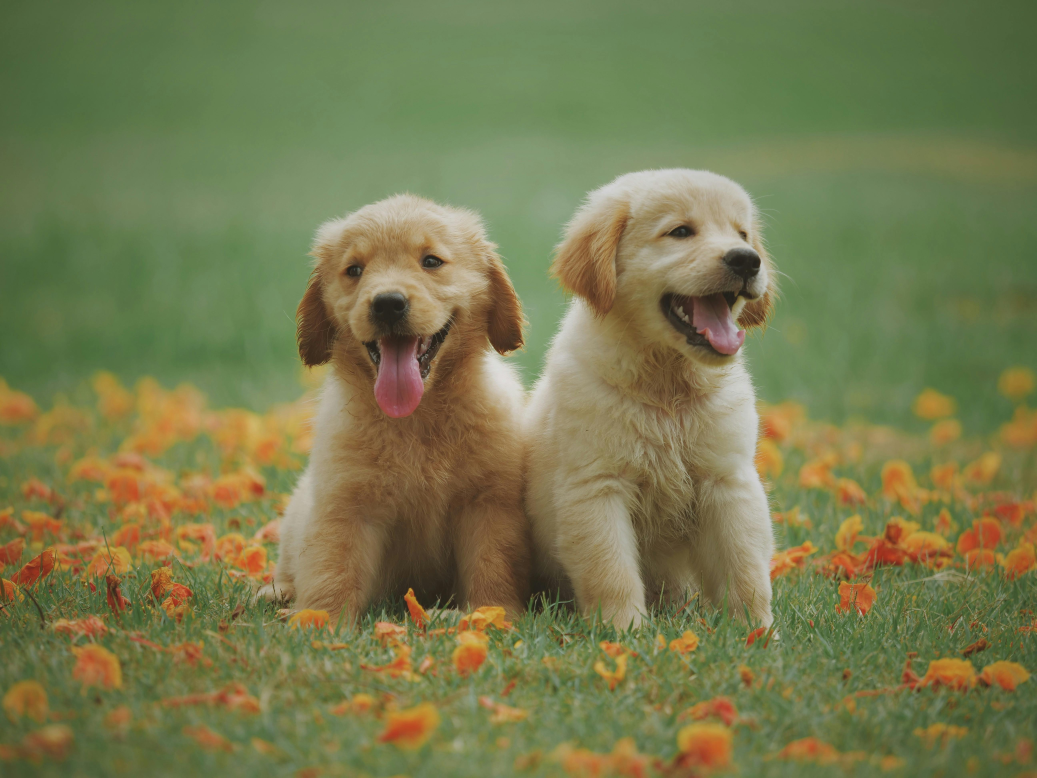
#> input picture CV-Lab/Lab-3/Res/dog.jpeg, 5184 x 3888 px (shown at 1/5 size)
$ python q4.py
#> lines starting #> are read from the running program, lines starting #| are printed output that depends on the picture
import numpy as np
import cv2 as cv

img = cv.imread("./Res/dog.jpeg")
#> img is the input picture: shape (3888, 5184, 3); mean B, G, R 78.3, 122, 119.3

img = cv.resize(img, dsize=(img.shape[1]//5, img.shape[0]//5))
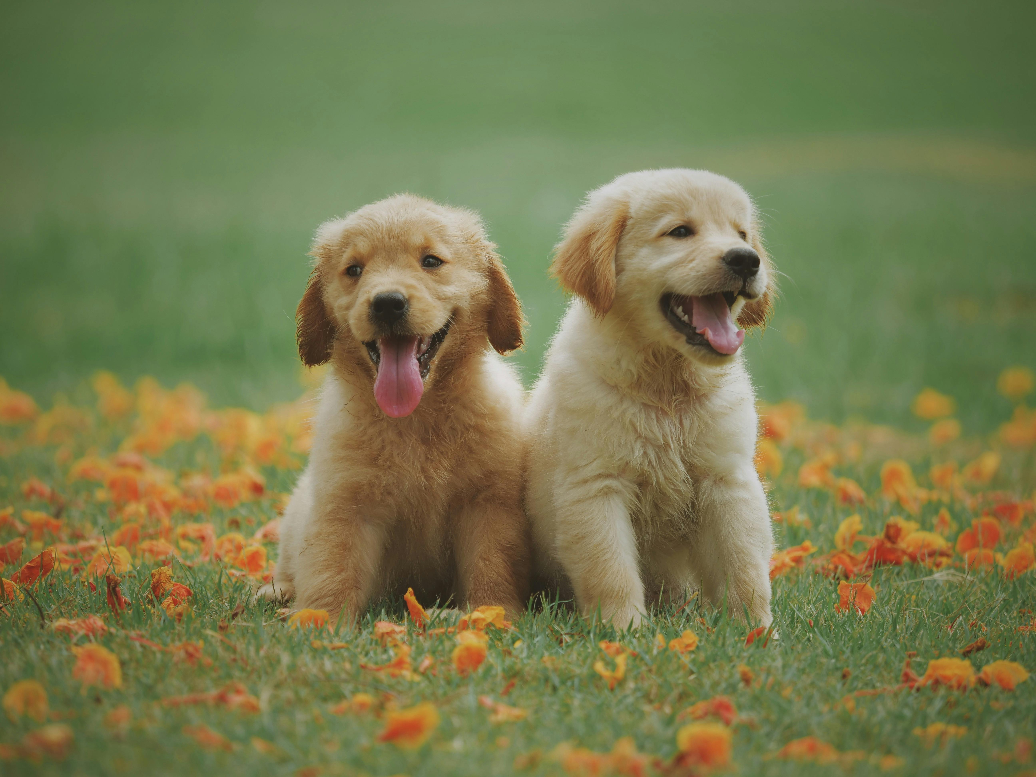
#> img: shape (777, 1036, 3); mean B, G, R 78.2, 121.9, 119.2

grey_img = cv.cvtColor(img, cv.COLOR_BGR2GRAY)
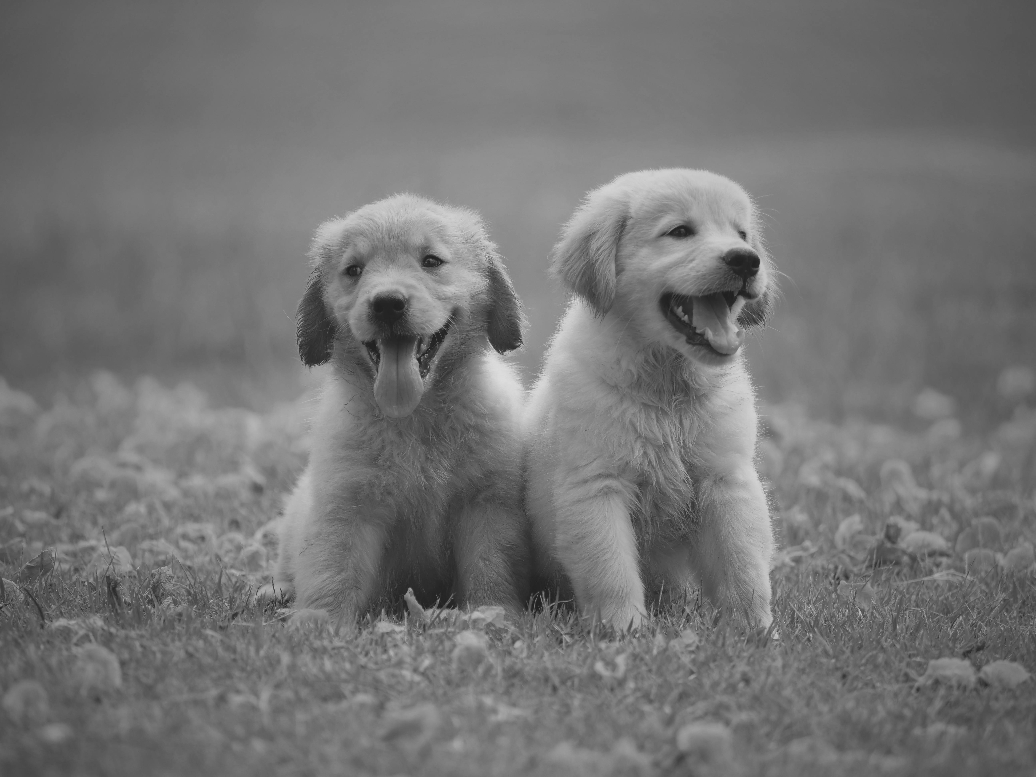
#> grey_img: shape (777, 1036); min 28, max 222, mean 116.1
cv.imshow('grey frame', grey_img)
cv.waitKey(0)

vertical_edge_filter = [[-1, 0, 1],
                          [-1, 0, 1],
                          [-1, 0, 1]]

horizontal_edge_filter = [[-1, -1, -1],
                          [0, 0, 0],
                          [1, 1, 1]]


v_res = cv.filter2D(grey_img, -1, np.array(vertical_edge_filter))
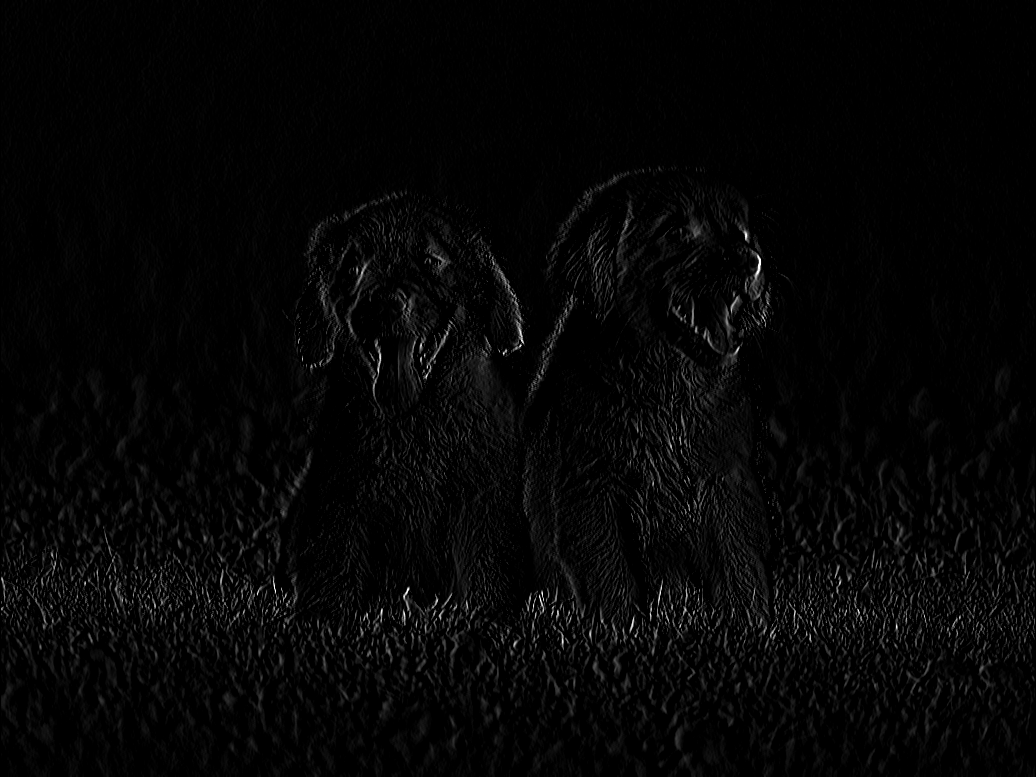
#> v_res: shape (777, 1036); min 0, max 255, mean 5.5
cv.imshow('Vertical edges', v_res)
cv.waitKey(-1)

h_res = cv.filter2D(grey_img, -1, np.array(horizontal_edge_filter))
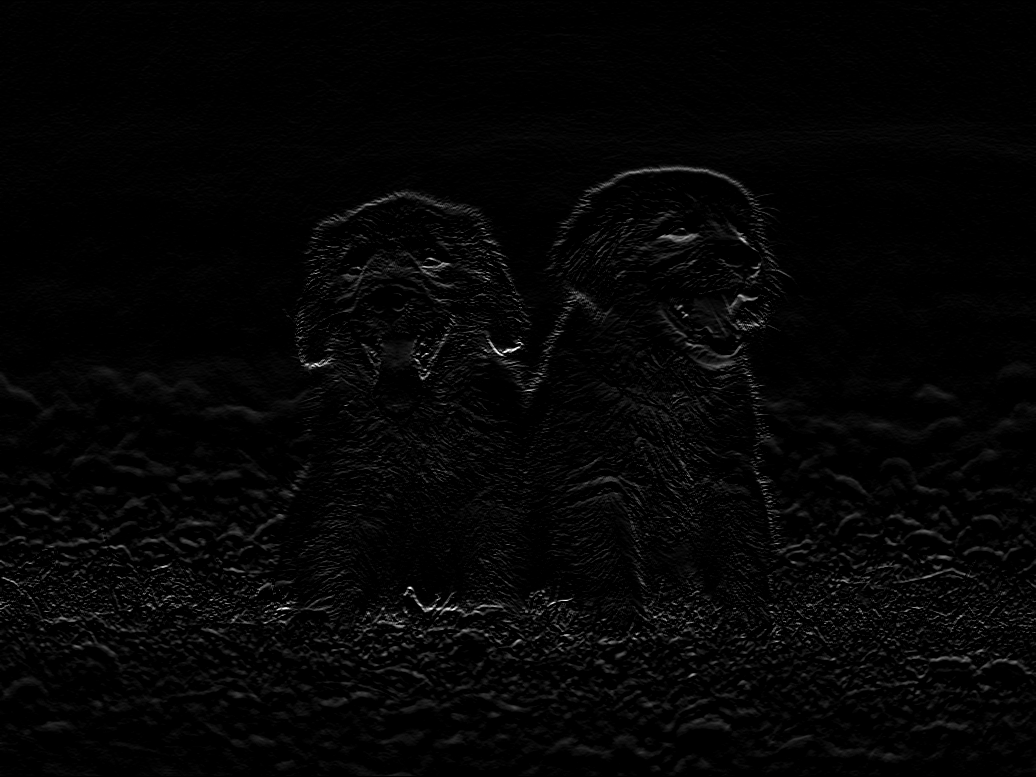
#> h_res: shape (777, 1036); min 0, max 255, mean 5
cv.imshow('Horizontal edges', h_res)
cv.waitKey(-1)

cv.destroyAllWindows()
